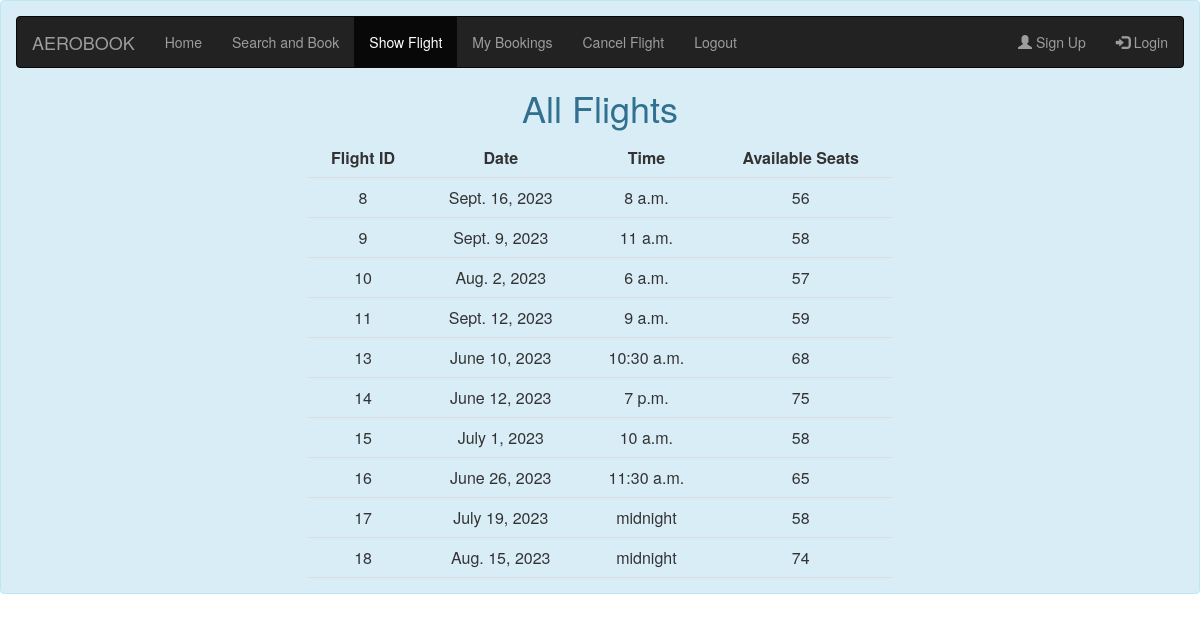
Page /show_flights_user/ (signed in) on the earlier database version.
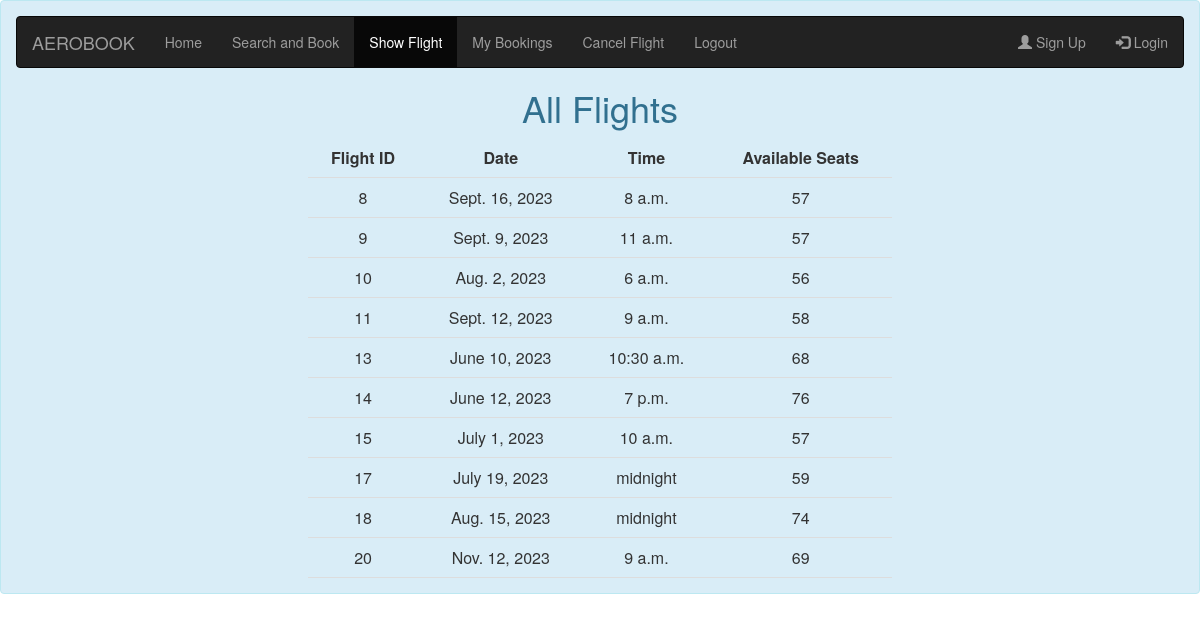
Same page on the later database version.
### users/models.py (models this page shows)
class Flight(models.Model):
    date = models.DateField()
    time = models.TimeField()
    available_seats = models.IntegerField()

### users/views.py (the view)
# urls.py: path('show_flights_user/', user_views.show_flights_user, name='show_flights_user'),
@login_required
def show_flights_user(request):
    flights = Flight.objects.all()
    return render(request, 'users/show_flights_user.html', {'flights': flights})

### users/templates/users/show_flights_user.html (shortened to what this page needs)
<head>
    <link rel="stylesheet" href="https://maxcdn.bootstrapcdn.com/bootstrap/3.4.1/css/bootstrap.min.css">
</head>
<div class="alert alert-info" role="alert">
    <nav class="navbar navbar-inverse">
        <div class="container-fluid">
          <div class="navbar-header">
            <a class="navbar-brand" href="{% url 'home' %}">AEROBOOK</a>
          </div>
          <ul class="nav navbar-nav">
            <li ><a href="{% url 'home' %}">Home</a></li>
            <li><a href="{% url 'search_flights' %}">Search and Book</a></li>
            <li class="active"><a href="{% url 'show_flights_user' %}">Show Flight</a></li>
            <li><a href="{% url 'my_bookings' %}">My Bookings</a></li>
            <li><a href="{% url 'cancel_flight' %}">Cancel Flight</a></li>
            <li><a href="{% url 'logout' %}">Logout</a></li>
          </ul>
          <ul class="nav navbar-nav navbar-right">
            <li><a href="{% url 'register' %}"><span class="glyphicon glyphicon-user"></span> Sign Up</a></li>
            <li><a href="{% url 'login' %}"><span class="glyphicon glyphicon-log-in"></span> Login</a></li>
          </ul>
        </div>
    </nav>
    <div style="margin: 0 auto; text-align: center;">
<h1>All Flights</h1>
<table style="margin-left: auto; margin-right: auto;">
  <thead>
    <tr>
      <th> Flight ID </th>
      <th> Date </th>
      <th> Time </th>
      <th> Available Seats </th>
    </tr>
  </thead>
  <tbody>
    {% for flight in flights %}
      <tr>
        <td>{{ flight.id }}</td>
        <td>{{ flight.date }}</td>
        <td>{{ flight.time }}</td>
        <td>{{ flight.available_seats }}</td>
      </tr>
    {% empty %}
      <tr>
        <td colspan="4">No flights available.</td>
      </tr>
    {% endfor %}
  </tbody>
</table>
</div>

Differences in the rows shown:
removed Flight: id "16", date "June 26, 2023", time "11:30 a.m.", available_seats "65"
changed Flight "Sept. 16, 2023": available_seats "56" → "57"
changed Flight "Sept. 9, 2023": available_seats "58" → "57"
changed Flight "Aug. 2, 2023": available_seats "57" → "56"
changed Flight "Sept. 12, 2023": available_seats "59" → "58"
changed Flight "June 12, 2023": available_seats "75" → "76"
changed Flight "July 1, 2023": available_seats "58" → "57"
changed Flight "July 19, 2023": available_seats "58" → "59"
added Flight: id "20", date "Nov. 12, 2023", time "9 a.m.", available_seats "69"
